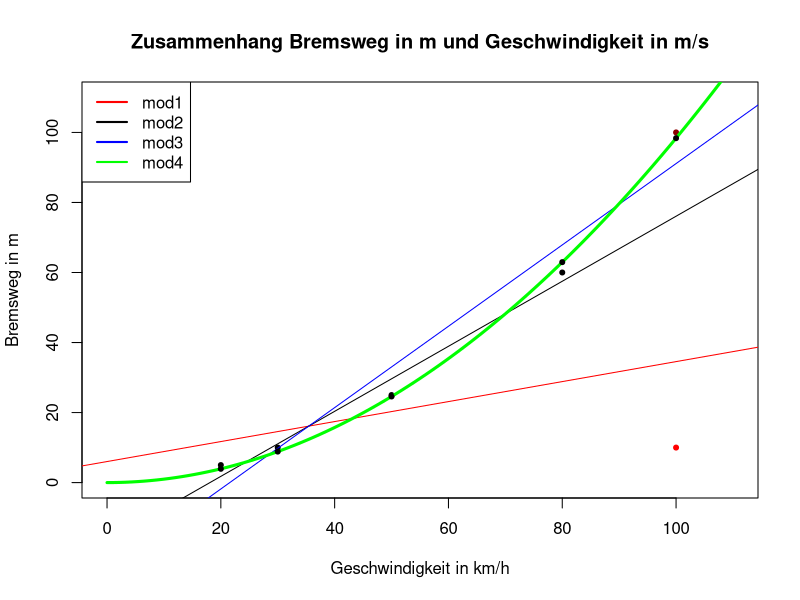

R code for this plot:
#Hausaufgabe 08.12.2020 Robert Hennings
#~


#a) Modell mit Ausreißer noch enthalten (100,10)
Geschwindigkeit<-c(20, 30, 50, 80, 100)
Bremsweg<-c(5, 10, 25, 60, 10)

mod1<-lm(Bremsweg~Geschwindigkeit)


#b) Modell ohne Ausreißer

Geschwindigkeit2<-c(20, 30, 50, 80)
Bremsweg2<-c(5, 10, 25, 60)

mod2<-lm(Bremsweg2~Geschwindigkeit2)


#c) Modell mit korrigiertem Ausreißer (100,100)
Geschwindigkeit3<-c(20, 30, 50, 80, 100)
Bremsweg3<-c(5, 10, 25, 60, 100)

mod3<-lm(Bremsweg3~Geschwindigkeit3)

#Konstruktion eines verbesserten Modells 
#Verbessertes quadratisches Modell nehmen 
#Korrigierten Datensatz verwenden 
Geschwindigkeit3
Bremsweg3
Geschwindigkeit4<-c(Geschwindigkeit3^2) #Quadratische Umwandlung erzeugen 
mod4<-lm(Bremsweg3~(Geschwindigkeit4)-1) #I verwenden, I benutzen as is um Operator ^ als arithmetisch zu nutzen
#Ohne Konstante rechnen mit den Möglichkeiten y ∼ x − 1 oder y ∼ x + 0.
summary(mod4)

#Vergleich nochmal der geschätzten Werte und der tatsächlichen Werte 
fitted.values(mod4)
Bremsweg3
Bremsweg_fitted<-fitted(mod4) #Variablenzusweisung


#Nun die Daten jeweils plotten, alle drei Regressionsgeraden dazu
plot(Geschwindigkeit[-5],
     Bremsweg[-5],
     pch = 20,
     ylim = c(0, 110),
     xlim = c(0,110),
     ylab = "Bremsweg in m",
     xlab = "Geschwindigkeit in km/h",
     main ="Zusammenhang Bremsweg in m und Geschwindigkeit in m/s")
points(100, 10, pch = 20, col = "red") #Punkte werden einzeln nochmal hinzugefügt
points(100, 100,pch = 20, col ="darkred")

#Drei Regressionslinien noch hinzufügen
abline(mod1, col = "red")
abline(mod2, col ="black")
abline(mod3, col= "blue")

#Graphikparamter festlegen für quadratisches Modell, diese werden gesondert eingefügt 
#Bessere Annäherung mit curve() Funktion
f=function(x) mod4$coefficient*x^2
curve(f, from = 0, to = 110, add = T, col = "green", lwd=3)
points(Geschwindigkeit3, Bremsweg_fitted, col ="black", pch = 20) #Geschätzte Werte werden verwendet, die als schwarze Punkte  


#Legende zur Übersichtlichkeit
legend("topleft",
       legend = c("mod1",
                  "mod2",
                  "mod3",
                  "mod4"),
       lty = c(1, 1, 1, 1),
       col = c("red", "black", "blue", "green"),
       lwd = 2)



#Erklärung zur Benutzung von I()
#Möglichkeit 1)
Geschwindigkeit3
Bremsweg3
Geschwindigkeit4<-c(Geschwindigkeit3^2) #Quadratische Umwandlung erzeugen 
mod4<-lm(Bremsweg3~(Geschwindigkeit4-1)) #I verwenden, I benutzen as is um Operator ^ als arithmetisch zu nutzen
summary(mod4)

#Möglichkeit 2)
#So ist richtige Benutzung mit Klammersetzung
mod5<-lm(Bremsweg3~I((Geschwindigkeit3)^2)-1)
summary(mod5)
#Wenn I falsch benutzt oder Klammern falsch gesetzt wird falsches ergebnis produziert


#Erklärung I(x)
#I als AsIs des x im Bereich des Formelausdrucks, da Operator ^ sonst anders interpretiert wird
# ^ ist in einer Formel ein Spezialzeichen
?formula
#The ^ operator indicates crossing to the specified degree. 
#For example (a+b+c)^2 is identical to (a+b+c)*(a+b+c) which in turn expands to a formula 
#containing the main effects for a, b and c together with their second-order interactions.
#Möglichkeit 3)
3**2
#Achtung ebenso wenn nicht ^sondern ** genutzt wird!
mod6<-lm(Bremsweg3~I((Geschwindigkeit3)**2)-1) #I muss gesetzt werden
summary(mod6)